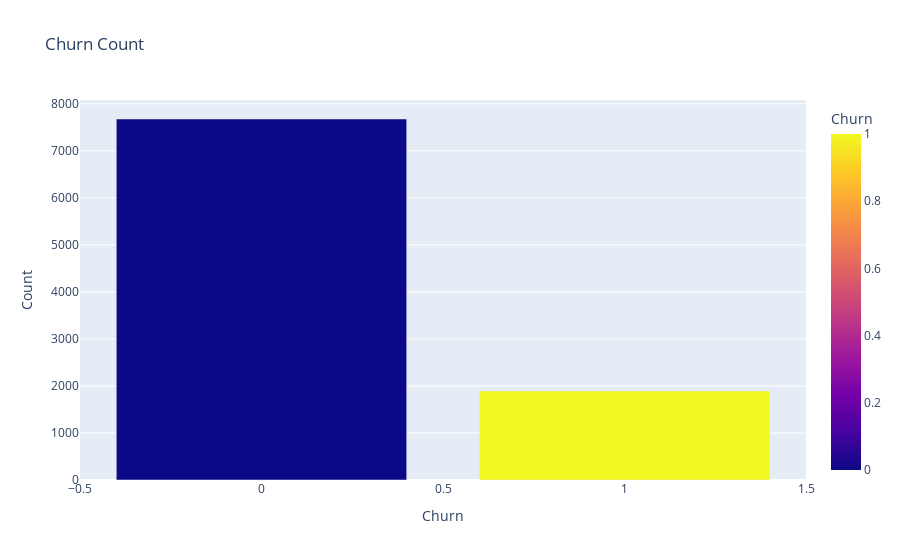

The cell this chart's notebook holds for it:
### Code cell
churn_counts = df['churn'].value_counts().reset_index()
churn_counts.columns = ['churn', 'count']

fig = px.bar(churn_counts, x='churn', y='count', 
             color='churn',
             labels={'churn': 'Churn', 'count': 'Count'}, 
             title="Churn Count")

fig.show()

### Figure 1 — Plotly figure (JSON) as saved in the notebook; plotly's stock layout.template omitted (floating-point values rounded to 4 significant figures)
{"data": [{"hovertemplate": "Churn=%{marker.color}<br>Count=%{y}<extra></extra>", "legendgroup": "", "marker": {"color": [0, 1], "coloraxis": "coloraxis", "pattern": {"shape": ""}}, "name": "", "orientation": "v", "showlegend": false, "textposition": "auto", "type": "bar", "x": [0, 1], "xaxis": "x", "y": [7677, 1891], "yaxis": "y"}], "layout": {"barmode": "relative", "coloraxis": {"colorbar": {"title": {"text": "Churn"}}, "colorscale": [[0, "#0d0887"], [0.1111, "#46039f"], [0.2222, "#7201a8"], [0.3333, "#9c179e"], [0.4444, "#bd3786"], [0.5556, "#d8576b"], [0.6667, "#ed7953"], [0.7778, "#fb9f3a"], [0.8889, "#fdca26"], [1, "#f0f921"]]}, "legend": {"tracegroupgap": 0}, "title": {"text": "Churn Count"}, "xaxis": {"anchor": "y", "domain": [0, 1], "title": {"text": "Churn"}}, "yaxis": {"anchor": "x", "domain": [0, 1], "title": {"text": "Count"}}}}
